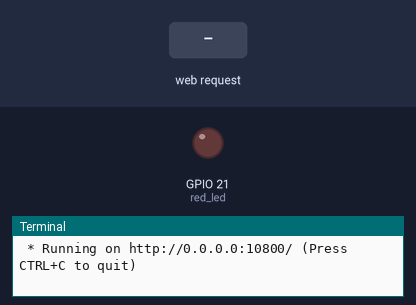
A program run on a simulated Raspberry Pi (BCM pin numbers). On the bench: output pins drawn as LEDs (lit = HIGH), the last lines printed to the terminal. The test bench sets the inputs (shaded band). The clock reads 2024-03-15 10:24:30 at power-on unless the program sets it.

Above: at 1.2 s.
1.3 s: HTTP request for /led/off received
At 1.8 s:
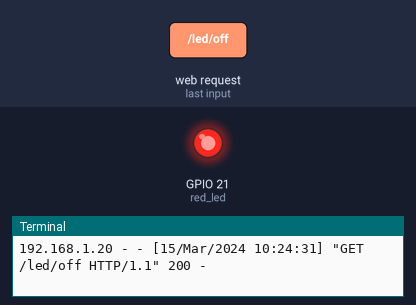
4.3 s: HTTP request for /led/on received
At 5.3 s:
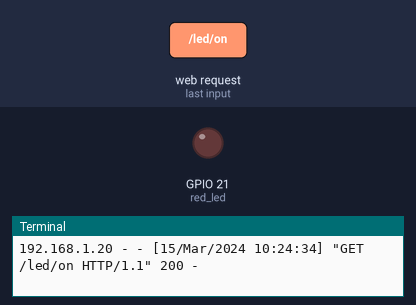
Timing chart, 0 to 7.3 s (numbered marks = the images above; inputs shaded):
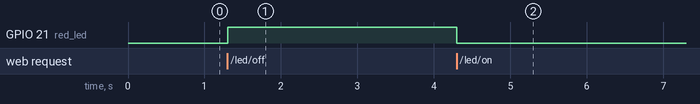

The program:

flask03.py
```python
from flask import Flask
import RPi.GPIO as GPIO
import time

app = Flask(__name__)
red_led = 21  # 빨간 LED의 제어핀

# GPIO 초기화
GPIO.setmode(GPIO.BCM)
GPIO.setup(red_led, GPIO.OUT)

# 기본 라우트
@app.route("/")
def hello():
    return """<h1>/led/on, /led/off로 접속하면 led를 on, off하는 웹페이지</h1>
              <p><a href='/led/on'>LED 켜기</a></p>
              <p><a href='/led/off'>LED 끄기</a></p>"""

# LED 제어 라우트
@app.route("/led/<action>")
def led_control(action):
    if action == "on":
        GPIO.output(red_led, GPIO.LOW)  # LED를 켬
        return "<h1>LED를 켭니다</h1>"
    elif action == "off":
        GPIO.output(red_led, GPIO.HIGH)  # LED를 끔
        return "<h1>LED를 끕니다</h1>"
    else:
        return "<h1>올바르지 않은 요청입니다</h1>", 404

if __name__ == "__main__":
    app.run(host="0.0.0.0", port=10800, debug=True)
```

Measured:
- after the input at 1.3 s, GPIO 21 (red_led): LOW → HIGH at once
- after the input at 4.3 s, GPIO 21 (red_led): HIGH → LOW at once
